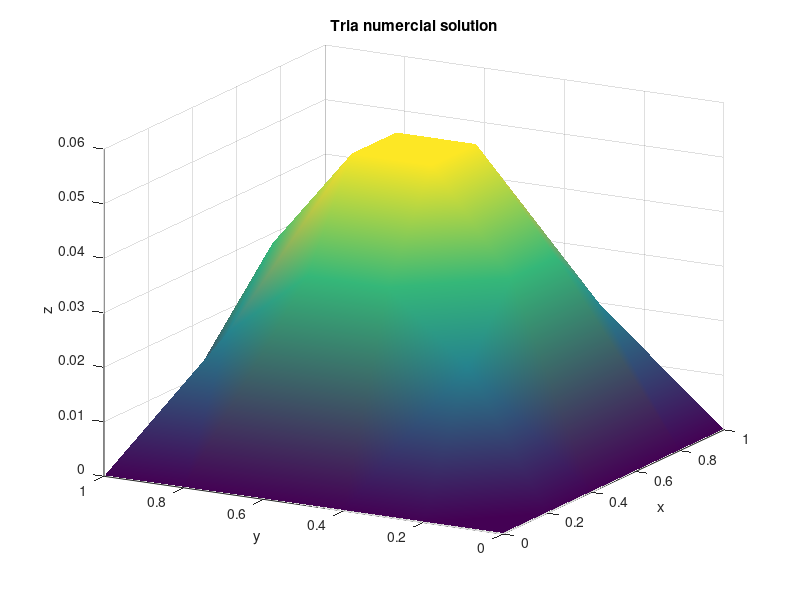

MATLAB code to generate this figure:
clear all; clc; clf;

load("HEAT.mat");

hh_x = 1.0 / n_el_x;
hh_y = 1.0 / n_el_y;

n_np_x = n_el_x + 1;
n_np_y = n_el_y + 1;

[X, Y] = meshgrid(0 : hh_x : 1, 0 : hh_y : 1);
Z = reshape(disp, n_np_x, n_np_y)';
surf(X, Y, Z);
xlabel("x")
ylabel("y")
zlabel("z")
shading interp
title("Tria numercial solution")

az = -61;
el = 20;
view(az,el);

% EOF